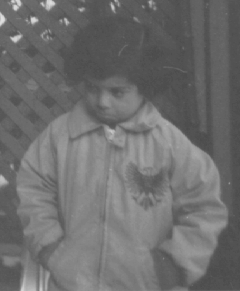
%> input picture Chapter03/images/pout.tif, 240 x 291 px
$ octave example3_19.m   (GNU Octave 9; MATLAB toolbox functions it lacks are replaced by stand-ins)
%> lines starting %> are read from the running program, lines starting %| are printed output that depends on the picture
% Read in image
A = imread('images/pout.tif');
%> A is the input picture: size 291x240 uint8; min 74, max 224, mean 110.3
B = histeq(A);
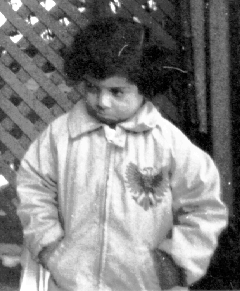
%> B: size 291x240 uint8; min 0, max 255, mean 128.4

% Display images and histograms
subplot(2, 2, 1), imshow(A);
subplot(2, 2, 2), imshow(B);
subplot(2, 2, 3), imhist(A);
subplot(2, 2, 4), imhist(B);
%> after `imhist(B)`:
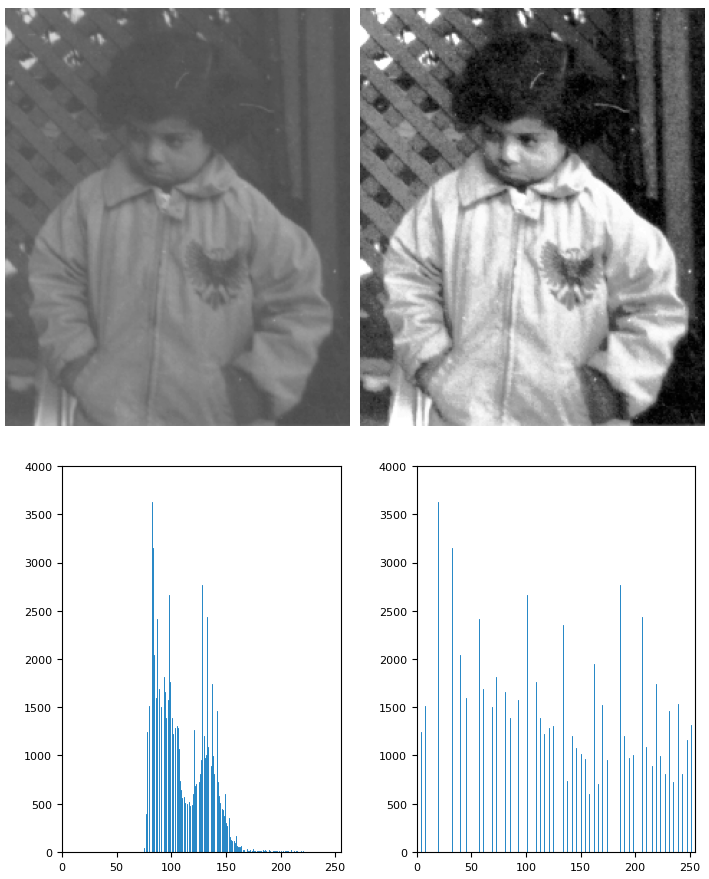
%> figure redrawn from the program's plot data, 4 panels

$ run again, with Chapter03/images/AT3_1m4_01.tif copied over Chapter03/images/pout.tif
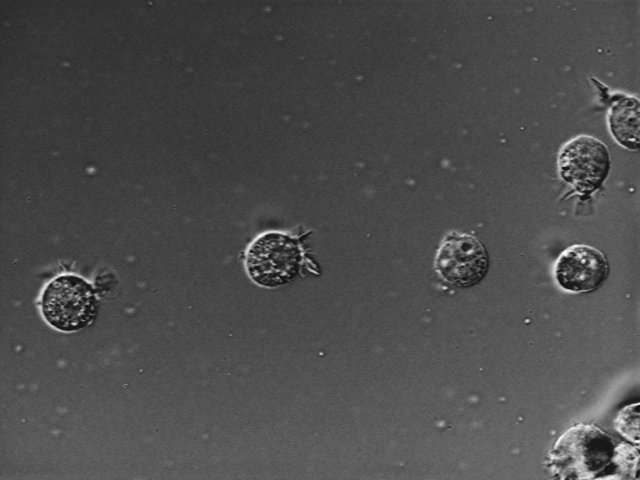
%> input picture Chapter03/images/AT3_1m4_01.tif, 640 x 480 px
%> A is the input picture: size 480x640 uint8; min 15, max 254, mean 76.6
%> `B = histeq(A);`:
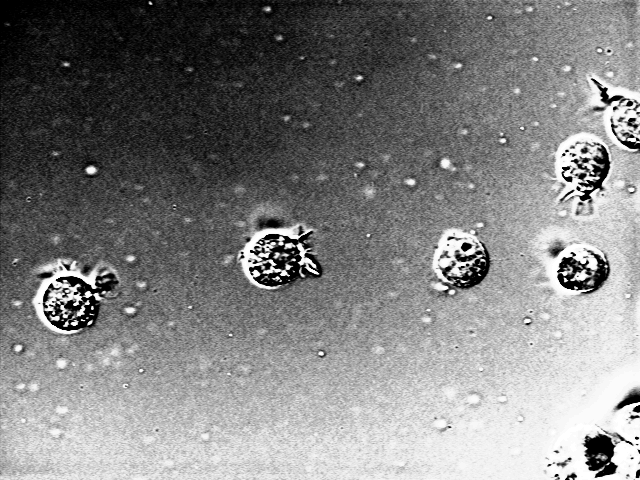
%> B: size 480x640 uint8; min 0, max 255, mean 128
%> `imhist(B)`:
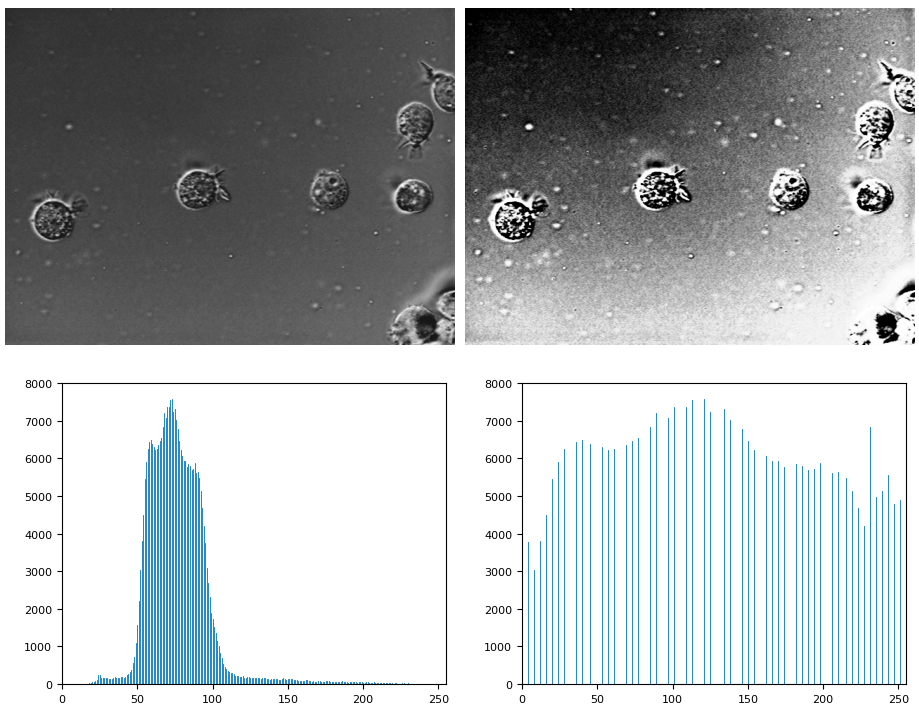
%> figure redrawn from the program's plot data, 4 panels
